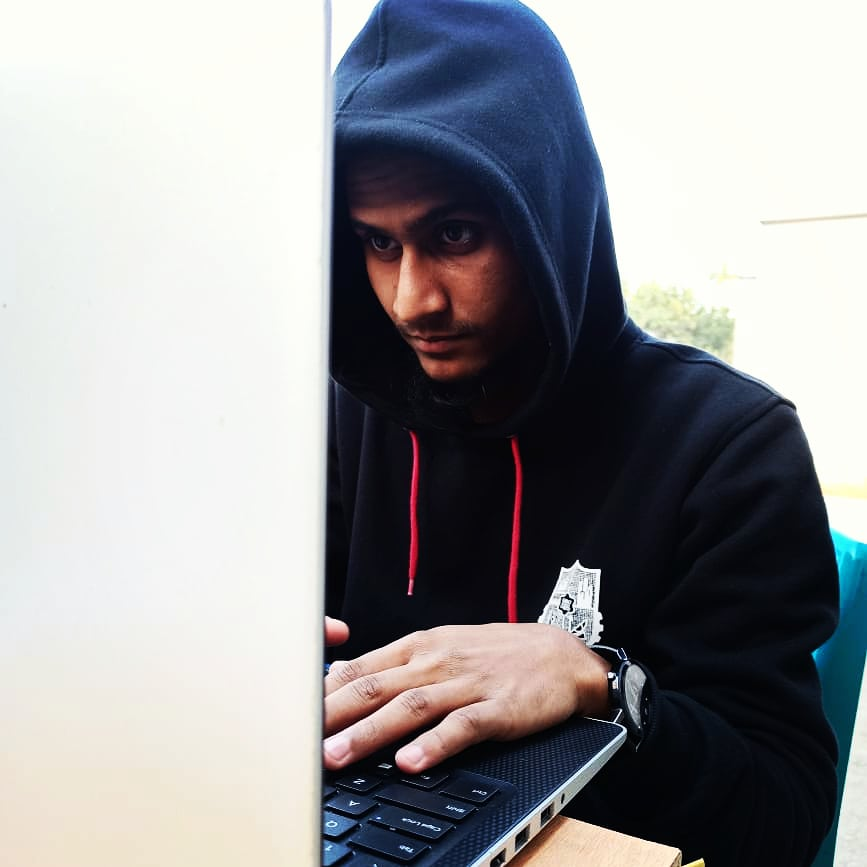
#> input picture Lab/dip_lap_4237/sample_image.jpg, 867 x 867 px
$ python Lab_01_Familiarization_with_DIP_Libraries_MATLAB_Python.py
#> lines starting #> are read from the running program, lines starting #| are printed output that depends on the picture
import cv2
import matplotlib.pyplot as plt
from PIL import Image
from skimage import exposure

# Load grayscale image using OpenCV
img_cv = cv2.imread('sample_image.jpg', cv2.IMREAD_GRAYSCALE)
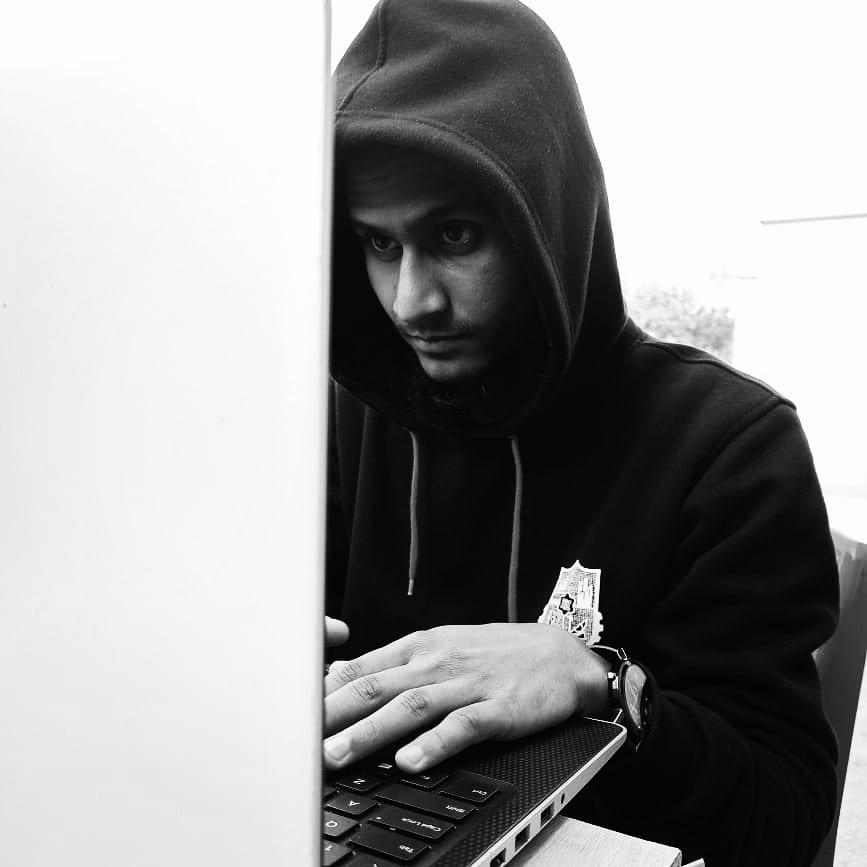
#> img_cv: shape (867, 867); min 0, max 255, mean 151.1

# Apply Gaussian Blur
img_blur = cv2.GaussianBlur(img_cv, (5, 5), 0)

# Histogram Equalization using skimage
img_eq = exposure.equalize_hist(img_cv)
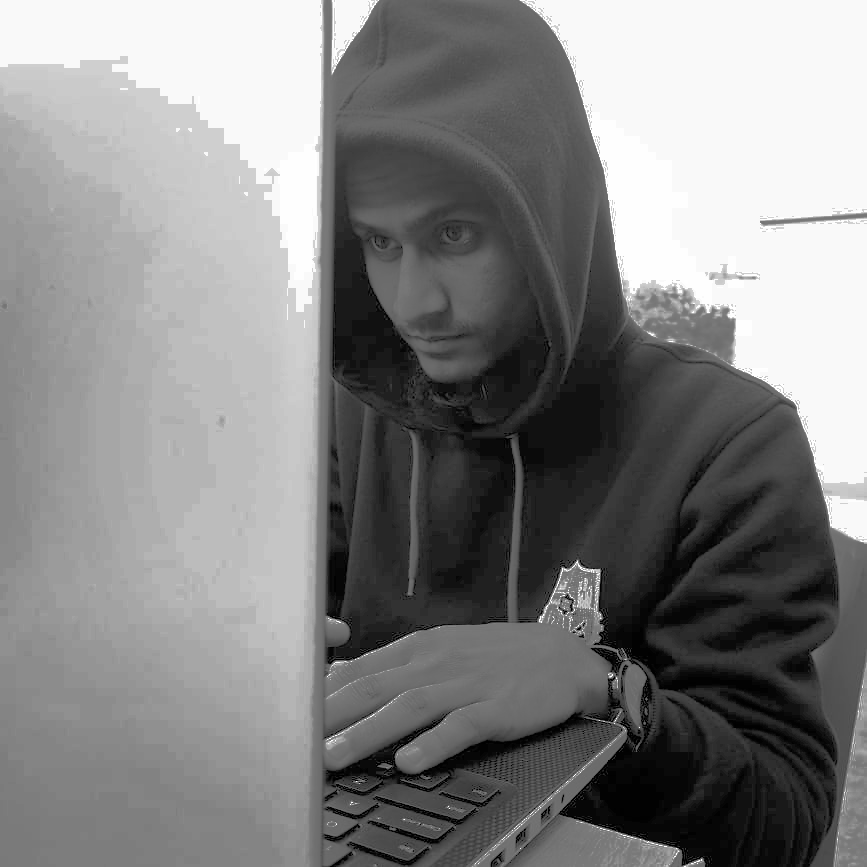
#> img_eq: shape (867, 867) float64; min 0.00152, max 1, mean 0.519

# Display original, blurred, and equalized images
plt.figure(figsize=(12, 6))
plt.subplot(1, 3, 1), plt.title("Original"), plt.imshow(img_cv, cmap='gray'), plt.axis('off')
plt.subplot(1, 3, 2), plt.title("Blurred"), plt.imshow(img_blur, cmap='gray'), plt.axis('off')
plt.subplot(1, 3, 3), plt.title("Equalized"), plt.imshow(img_eq, cmap='gray'), plt.axis('off')
plt.show()
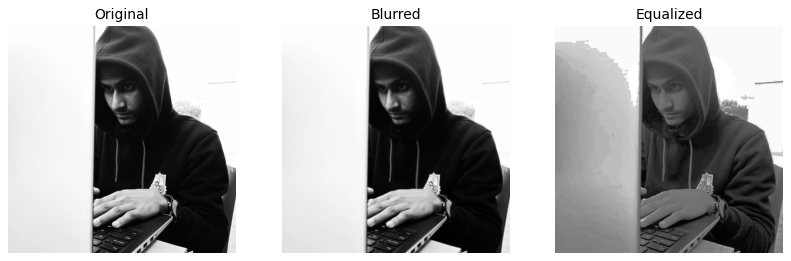
#> figure drawn by matplotlib, 3 panels

# Load and display image using PIL
img_pil = Image.open('sample_image.jpg')
img_pil_gray = img_pil.convert('L')

# Display color and grayscale versions
plt.figure(figsize=(10, 5))
plt.subplot(1, 2, 1), plt.title("Original (PIL)"), plt.imshow(img_pil), plt.axis('off')
plt.subplot(1, 2, 2), plt.title("Grayscale (PIL)"), plt.imshow(img_pil_gray, cmap='gray'), plt.axis('off')
plt.show()
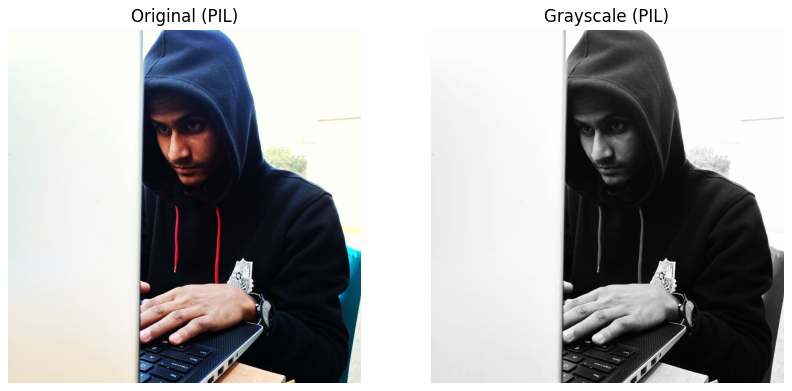
#> figure drawn by matplotlib, 2 panels
